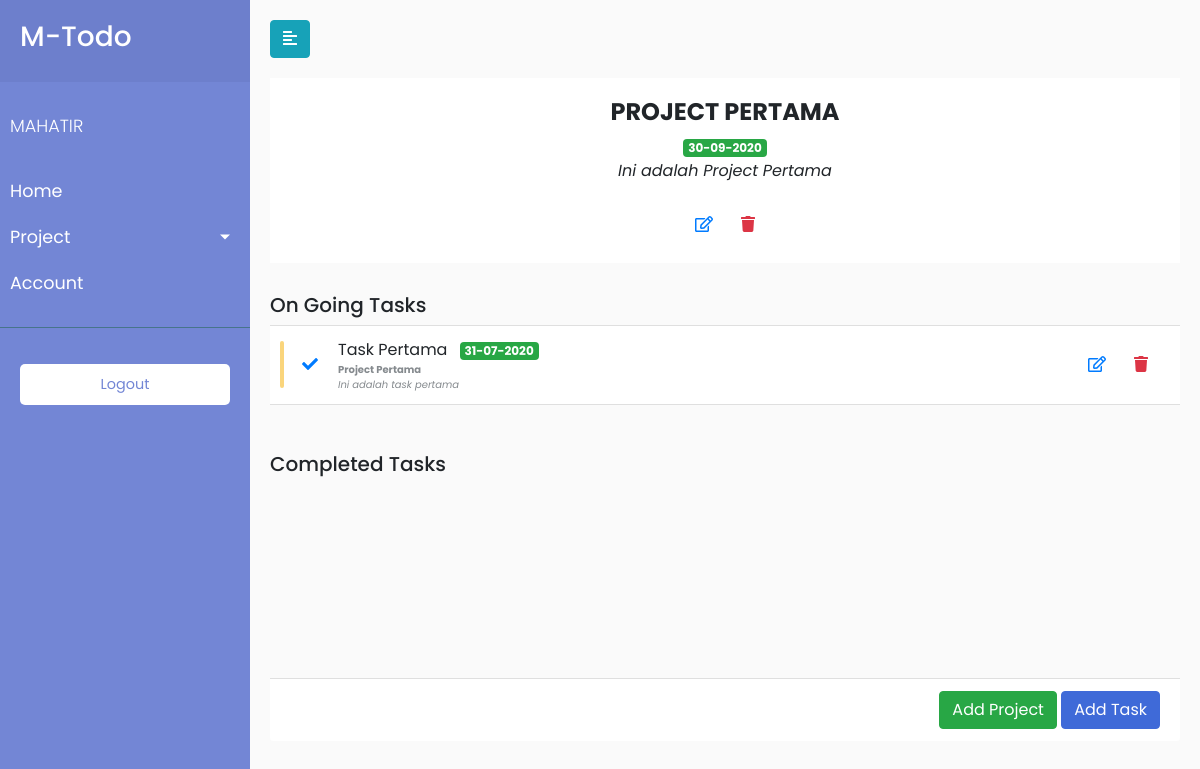
Before: /project/single/1 (signed in) with the older database file.
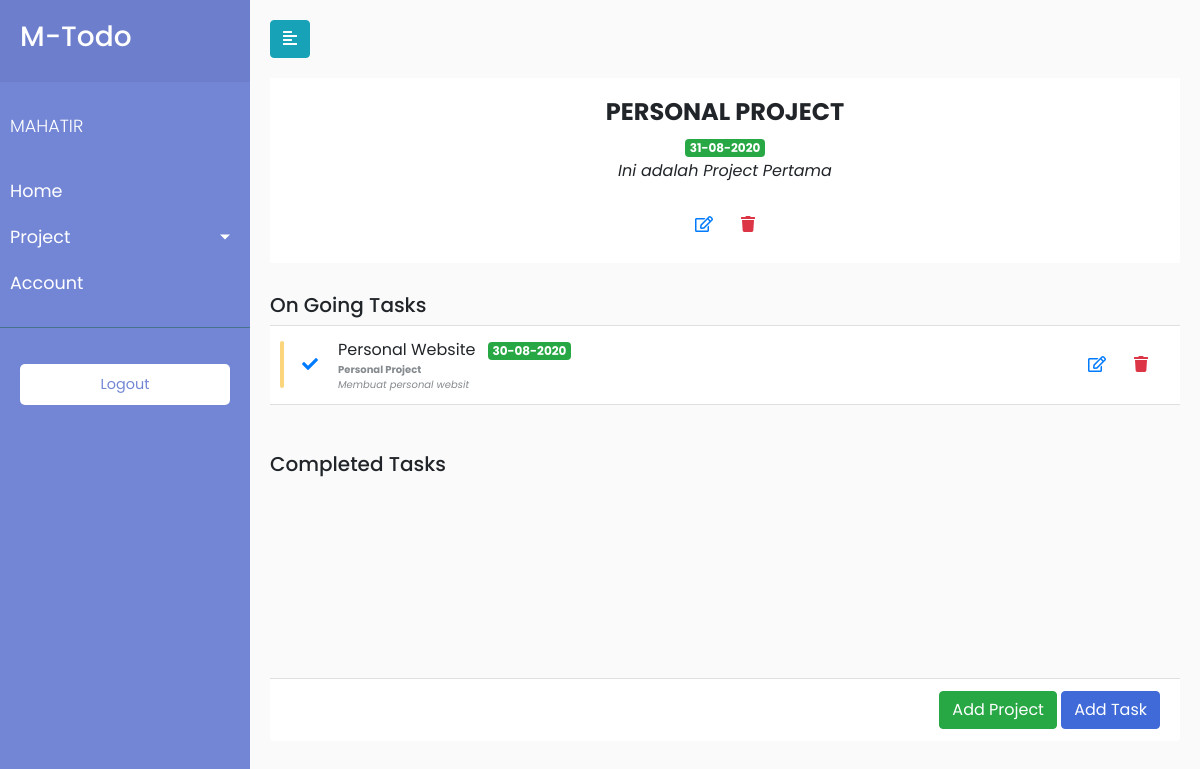
After: the same page with the newer database file.
### todaApp/models.py (models this page shows, shortened)
class User(db.Model, UserMixin):
    id = db.Column(db.Integer, primary_key=True)
    username = db.Column(db.String(20), unique=True, nullable=False)
    email = db.Column(db.String(120), unique=True, nullable=False)
    image_file = db.Column(db.String(20), nullable=False, default='default.jpg')
    password = db.Column(db.String(60), nullable=False)
    task = db.relationship('Task', backref='author', lazy=True, cascade="all, delete, delete-orphan")
    project = db.relationship('Project', backref='author', lazy=True, cascade="all, delete, delete-orphan")

class Project(db.Model):
    __tablename__ = 'projects'
    id = db.Column(db.Integer, primary_key=True)
    title = db.Column(db.String(200), nullable=False)
    description = db.Column(db.String(300))
    due_date = db.Column(db.DateTime, nullable=False, default=datetime.utcnow)
    completed = db.Column(db.Boolean, default=False)
    user = db.Column(db.Integer, db.ForeignKey('user.id'))
    task = db.relationship('Task', backref='task', lazy=True, cascade="all, delete, delete-orphan")

class Task(db.Model):
    __tablename__ = 'tasks'
    id = db.Column(db.Integer, primary_key=True)
    title = db.Column(db.String(200), nullable=False)
    description = db.Column(db.String(300))
    due_date = db.Column(db.DateTime, nullable=False, default=datetime.utcnow)
    completed = db.Column(db.Boolean, default=False)
    project = db.Column(db.Integer, db.ForeignKey('projects.id'))
    user = db.Column(db.Integer, db.ForeignKey('user.id'))

### todaApp/routes.py (the view)
@app.route("/project/single/<int:project_id>", methods=['GET', 'POST'])
@login_required
def single_project(project_id):
    tasks= Task.query.filter_by(completed=False, project=project_id, user=current_user.id).order_by(Task.due_date).all()
    tasks_complete = Task.query.filter_by(completed=True, project=project_id, user=current_user.id).order_by(Task.due_date).all()
    project = Project.query.get_or_404(project_id)
    projects = Project.query.filter_by(user=current_user.id).all()
    return render_template('project.html', projects=projects, tasks=tasks,
                            project=project, tasks_complete=tasks_complete)

### todaApp/models.py (called while the page is built)
@login_manager.user_loader
def load_user(user_id):
    return User.query.get(int(user_id))

### todaApp/templates/project.html (shortened to what this page needs)
{% extends 'layout.html'%}
{% block content %}
<div class="wrapper">
    {% include 'sidebar.html' %}
    <div id="project-single">
        <div class="toggler">
            <button type="button" id="sidebarCollapse" class="btn btn-info">
                <i class="fas fa-align-left"></i>
            </button>
        </div>
        <div class="task-content">
            <div class="scroll-area-sm">
                <perfect-scrollbar class="ps-show-limits">
                    <div style="position: static;" class="ps ps--active-y">
                        <div class="project-info">
                            <h2>{{project.title | upper}}</h2>
                            <div class="badge badge-success">
                                {{project.due_date.strftime('%d-%m-%Y')}}
                            </div>
                            <br>
                            <i>{{project.description}}</i>
                            <br>
                            <br>
                            <button class="border-0 btn-transition btn btn-outline-primary">
                                <a href="{{ url_for('update_project', project_id=project.id) }}"><i
                                        class="far fa-edit"></i></a>
                            </button>
                            <button class="border-0 btn-transition btn btn-outline-danger">
                                <a href="{{ url_for('delete_project', project_id=project.id) }}"><i
                                        class="fa fa-trash"></i> </a>
                            </button>
                        </div>
                        <div class="ps-content">
                            <h5>On Going Tasks</h5>
                            <ul class=" list-group list-group-flush">
                                {% for task in tasks %}
                                <li class="list-group-item">
                                    <div class="todo-indicator bg-warning"></div>
                                    <div class="widget-content p-0">
                                        <div class="widget-content-wrapper">
                                            <div class="widget-content-left mr-2">
                                                <button class="border-0 btn-transition btn btn-outline-primary">
                                                    <a href="{{ url_for('complete_task', todo_id=task.id) }}">
                                                        <i class="fa fa-check"></i>
                                                    </a>
                                                </button>
                                            </div>
                                            <div class="widget-content-left">
                                                <div class="widget-heading">{{task.title}} <div
                                                        class="badge badge-success ml-2">
                                                        {{task.due_date.strftime('%d-%m-%Y')}}</div>
                                                </div>
                                                <div class="widget-subheading">
                                                    <a href="{{url_for('update_project', project_id=task.project)}}"><strong>{{ task.task.title}}</strong></a> <br>
                                                    <i>{{task.description}}</i>
                                                </div>
                                            </div>
                                            <div class="widget-content-right">
                                                <button class="border-0 btn-transition btn btn-outline-primary">
                                                    <a href="{{ url_for('update_task', todo_id=task.id) }}"><i
                                                            class="far fa-edit"></i></a>
                                                </button>
                                                <button class="border-0 btn-transition btn btn-outline-danger">
                                                    <a href="{{ url_for('delete_task', todo_id=task.id) }}"><i
                                                            class="fa fa-trash"></i> </a>
                                                </button>
                                            </div>
                                        </div>
                                    </div>
                                </li>
                                {% endfor %}
                            </ul>
                            <br>
                            <br>
                            <h5>Completed Tasks</h5>
                        </div>
                    </div>
                </perfect-scrollbar>
            </div>
            <div class="d-block text-right card-footer">
                <a href="{{url_for('newProject')}}"> <button class="btn btn-success">Add Project</button></a>
                <a href="{{url_for('newTask')}}"><button class="btn btn-primary">Add Task</button></a>
            </div>
        </div>
    </div>
</div>
{% endblock content%}

### todaApp/templates/layout.html (shortened to what this page needs)
<!DOCTYPE html>
<html lang="en">
<head>
    <link rel="stylesheet" href="{{url_for('static', filename='css/bootstrap.min.css')}}">
    <link rel="stylesheet" href="{{url_for('static', filename='css/all.min.css')}}">
    <link rel="stylesheet" href="{{url_for('static', filename='css/all.css')}}">
    <link rel="stylesheet" href="{{url_for('static', filename='css/style.css')}}">
</head>
<body>
    <div class="main-content">
            {% block content %} {% endblock content%}
    </div>
</body>
</html>

### todaApp/templates/sidebar.html (shortened to what this page needs)
<nav id="sidebar">
    <div class="sidebar-header">
        <h3>M-Todo</h3>
    </div>
    <ul class="list-unstyled components">
        <p>{{current_user.username | upper}}</p>
        <li>
            <a href="{{ url_for('home')}}">Home</a>
        </li>
        <li>
            <a href="#pageSubmenu" data-toggle="collapse" aria-expanded="false" class="dropdown-toggle">Project</a>
        </li>
        <li>
            <a href="{{ url_for('account')}}">Account</a>
        </li>
    </ul>
    <ul class="list-unstyled CTAs">
        <li>
            <a href="{{url_for('logout')}}" class="download">Logout</a>
        </li>
    </ul>
</nav>

### todaApp/static/css/all.css (style rules this page uses)
.fa-align-left:before { content: "\f036"; }
.fa-check:before { content: "\f00c"; }
.fa-edit:before { content: "\f044"; }
.fa-trash:before { content: "\f1f8"; }

### todaApp/static/css/style.css (style rules this page uses)
body { font-family: 'Poppins', sans-serif; background: #fafafa; overflow-y: auto; }
p { font-family: 'Poppins', sans-serif; font-size: 1.1em; font-weight: 300; line-height: 1.7em; color: #999; }
a, a:hover, a:focus { color: inherit; text-decoration: none; transition: all 0.3s; }
.wrapper { display: flex; width: 100%; align-items: stretch; }
#sidebar { min-width: 250px; max-width: 250px; background: #7386D5; color: #fff; transition: all 0.3s; }
#sidebar .sidebar-header { padding: 20px; background: #6d7fcc; }
#sidebar ul.components { padding: 20px 0; border-bottom: 1px solid #47748b; }
#sidebar ul p { color: #fff; padding: 10px; }
#sidebar ul li a { padding: 10px; font-size: 1.1em; display: block; }
a[data-toggle="collapse"] { position: relative; }
.dropdown-toggle::after { display: block; position: absolute; top: 50%; right: 20px; transform: translateY(-50%); }
ul.CTAs { padding: 20px; }
ul.CTAs a { text-align: center; font-size: 0.9em !important; display: block; border-radius: 5px; margin-bottom: 5px; }
a.download { background: #fff; color: #7386D5; }
#new-project, #new-task, #project-single, #account, #content { width: 100%; padding: 20px; min-height: 100vh; transition: all 0.3s; }
.task-content { margin-top: 20px; }
i { font-style: italic }
.widget-subheading { color: #858a8e; font-size: 10px }
.scroll-area-sm { height: 75vh; overflow-x: hidden }
.list-group-item { position: relative; display: block; padding: 0.75rem 1.25rem; margin-bottom: -1px; background-color: #fff; border: 1px solid rgba(0, 0, 0, 0.125) }
.list-group { display: flex; flex-direction: column; padding-left: 0; margin-bottom: 0 }
.todo-indicator { position: absolute; width: 4px; height: 60%; border-radius: 0.3rem; left: 0.625rem; top: 20%; opacity: .6; transition: opacity .2s }
.bg-warning { background-color: #f7b924 !important }
.widget-content { padding: 1rem; flex-direction: row; align-items: center }
.widget-content .widget-content-wrapper { display: flex; flex: 1; position: relative; align-items: center }
.widget-content .widget-content-right { margin-left: auto }
.btn:not(:disabled):not(.disabled) { cursor: pointer }
.btn { position: relative; transition: color 0.15s, background-color 0.15s, border-color 0.15s, box-shadow 0.15s }
.btn-primary { color: #fff; background-color: #3f6ad8; border-color: #3f6ad8 }
.btn { position: relative; transition: color 0.15s, background-color 0.15s, border-color 0.15s, box-shadow 0.15s; outline: none !important }
.card-footer { background-color: #fff }
.project-info { background-color: white; margin-bottom: 30px; padding: 20px; text-align: center; }
.project-info h2 { font-weight: 700; font-size: 24px; }

Changed rows visible on the page:
removed Task: title "Task Pertama", due_date "31-07-2020", task "Project Pertama", description "Ini adalah task pertama"
changed Project "Ini adalah Project Pertama": title "PROJECT PERTAMA" → "PERSONAL PROJECT"; due_date "30-09-2020" → "31-08-2020"
added Task: title "Personal Website", due_date "30-08-2020", task "Personal Project", description "Membuat personal websit"
